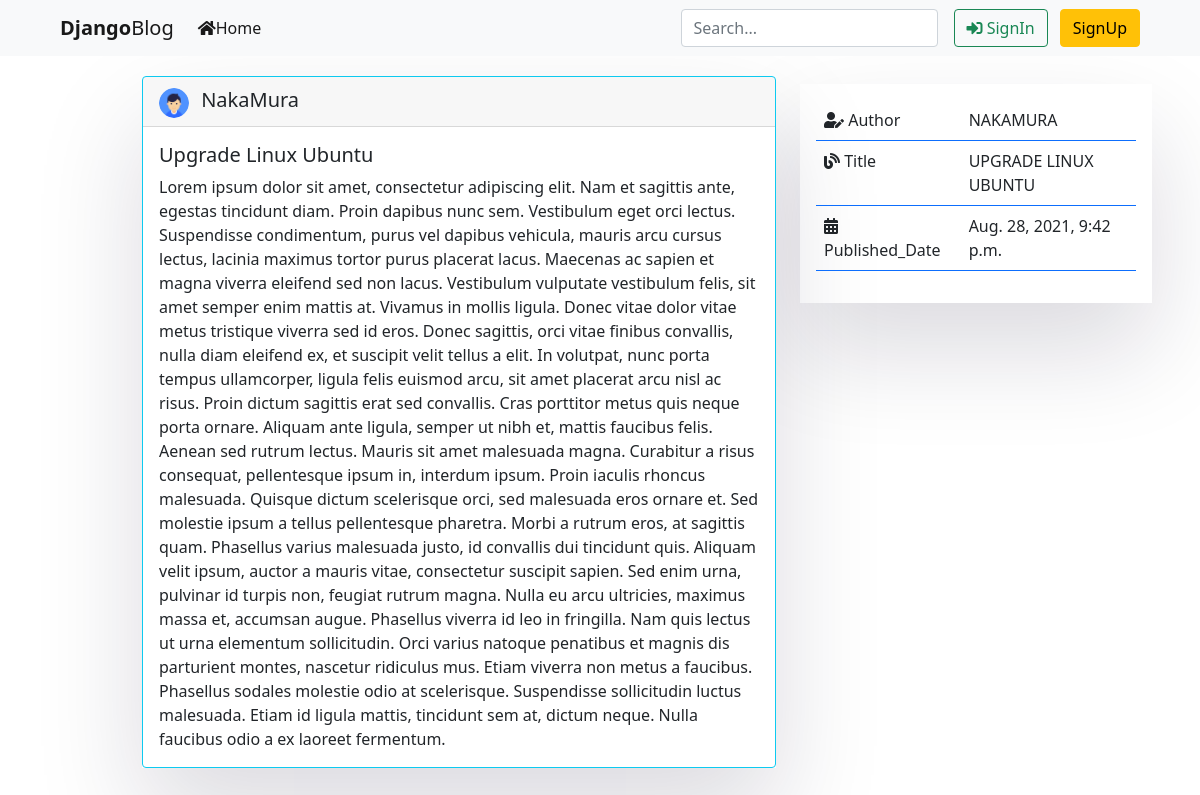
The page /post/19/ on the database its author committed.
### Blog/models.py (models this page shows, shortened)
class PostsModel(models.Model):
    author = models.ForeignKey(User, on_delete=models.CASCADE)
    title = models.CharField(max_length=200)
    body = models.TextField()
    pub_date = models.DateTimeField(auto_now_add=True)

### Users/models.py (models this page shows, shortened)
class UserProfile(models.Model):
    user = models.OneToOneField(User, on_delete=models.CASCADE)
    image = models.ImageField(upload_to='profile_pic', default='user.png')

### Blog/views.py (the view)
# urls.py: path('post/<id>/', Article_function, name='Article'),
def Article_function(request, id):
    posts = PostsModel.objects.get(id=id)
    context = {
        'posts': posts,
        'id': id,
    }
    return render(request, 'main/Article.html', context)

### Blog/templates/main/Article.html (shortened to what this page needs)
{% extends 'main/Index.html' %}
{% load static %}
{% load bootstrap5 %}
{% block content %}
  <div class="row">
    <div class="col-md-1"></div>
    <div class="col-md-7">
      <div class="box-element my-3">
        <div class="card border-info">
          <div class="card-header ">
            <img src="{{ posts.author.userprofile.image.url }}" width="30" height="30" class="rounded-circle me-2" alt="Img">
            <span class="fs-5 me-5"><a href="{% url 'Blog:Posts' posts.author.username %}" class="text-dark">{{ posts.author }}</a></span>
          </div>
          <div class="card-body">
            <h5 class="card-title">{{ posts.title }}</h5>
            <p class="card-text">{{ posts.body }}</p>
          </div>
        </div>
      </div>
    </div>
    <div class="col-md-4">
      <div class="box-element p-3 mt-4">
        <table class="table border-primary">
          <tr>
            <td><i class="fas fa-user-edit"></i> Author</td>
            <td><a href="{% url 'Blog:Posts' posts.author.username %}" class="text-dark">{{ posts.author | upper }}</a></td>
          </tr>
          <tr>
            <td><i class="fas fa-blog"></i> Title</td>
            <td>{{ posts.title | upper }}</td>
          </tr>
          <tr>
            <td><i class="fas fa-calendar-alt"></i> Published_Date</td>
            <td>{{ posts.pub_date }}</td>
          </tr>
        </table>
      </div>
    </div>
  </div>
{% endblock content %}

### Blog/static/css/style.css (style rules this page uses)
.box-element { box-shadow: rgba(17, 12, 46, 0.15) 0px 48px 100px 0px; }
a { text-decoration: none; }

### rows shown on the page
PostsModel: author.userprofile.image (placeholder picture), author "NakaMura", title "Upgrade Linux Ubuntu", body "Lorem ipsum dolor sit amet, consectetur adipiscing elit. Nam et sagittis ante, egestas tincidunt diam. Proin dapibus nunc sem. Vestibulum eget orci lectus. Suspendisse condimentum, purus vel dapibus vehicula, mauris arcu cursus lectus, lacinia maximus tortor purus placerat lacus. Maecenas ac sapien et magna viverra eleifend sed non lacus. Vestibulum vulputate vestibulum felis, sit amet semper enim mattis at. Vivamus in mollis ligula. Donec vitae dolor vitae metus tristique viverra sed id eros. Donec sagittis, orci vitae finibus convallis, nulla diam eleifend ex, et suscipit velit tellus a elit. In volutpat, nunc porta tempus ullamcorper, ligula felis euismod arcu, sit amet placerat arcu…", author "NAKAMURA", title "UPGRADE LINUX UBUNTU", pub_date "Aug. 28, 2021, 9:42 p.m."
